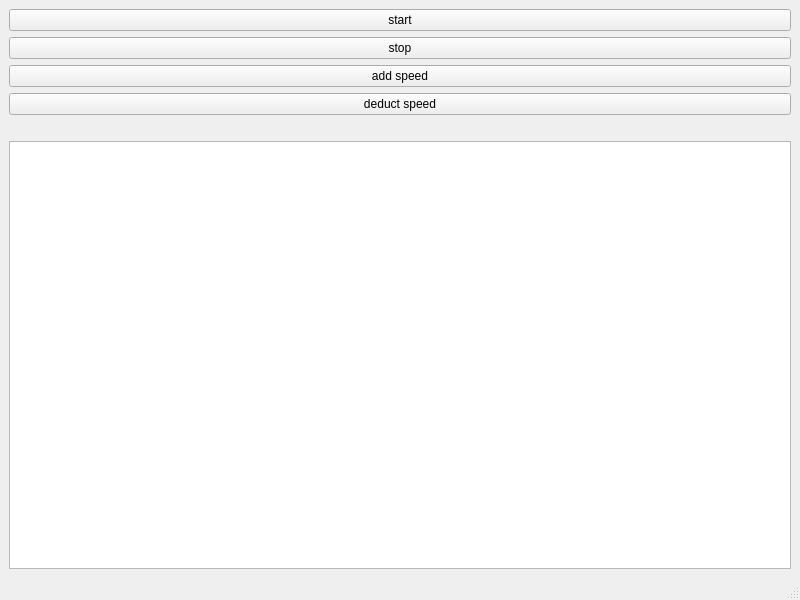
<?xml version="1.0" encoding="UTF-8"?>
<ui version="4.0">
 <class>MainWindow</class>
 <widget class="QMainWindow" name="MainWindow">
  <property name="enabled">
   <bool>true</bool>
  </property>
  <property name="geometry">
   <rect>
    <x>0</x>
    <y>0</y>
    <width>800</width>
    <height>600</height>
   </rect>
  </property>
  <property name="minimumSize">
   <size>
    <width>800</width>
    <height>600</height>
   </size>
  </property>
  <property name="maximumSize">
   <size>
    <width>800</width>
    <height>600</height>
   </size>
  </property>
  <property name="windowTitle">
   <string>Lab1-1</string>
  </property>
  <widget class="QWidget" name="centralwidget">
   <layout class="QGridLayout" name="gridLayout">
    <item row="2" column="0">
     <widget class="QPushButton" name="addSpeed">
      <property name="text">
       <string>add speed</string>
      </property>
     </widget>
    </item>
    <item row="1" column="0">
     <widget class="QPushButton" name="stopMoving">
      <property name="enabled">
       <bool>true</bool>
      </property>
      <property name="text">
       <string>stop</string>
      </property>
     </widget>
    </item>
    <item row="5" column="0">
     <widget class="QGraphicsView" name="graphicsView">
      <property name="verticalScrollBarPolicy">
       <enum>Qt::ScrollBarAlwaysOff</enum>
      </property>
      <property name="horizontalScrollBarPolicy">
       <enum>Qt::ScrollBarAsNeeded</enum>
      </property>
     </widget>
    </item>
    <item row="0" column="0">
     <widget class="QPushButton" name="startMoving">
      <property name="text">
       <string>start</string>
      </property>
     </widget>
    </item>
    <item row="3" column="0">
     <widget class="QPushButton" name="deductSpeed">
      <property name="text">
       <string>deduct speed</string>
      </property>
     </widget>
    </item>
    <item row="4" column="0">
     <widget class="QLabel" name="speed">
      <property name="text">
       <string/>
      </property>
      <property name="alignment">
       <set>Qt::AlignCenter</set>
      </property>
     </widget>
    </item>
   </layout>
  </widget>
  <widget class="QMenuBar" name="menubar">
   <property name="geometry">
    <rect>
     <x>0</x>
     <y>0</y>
     <width>800</width>
     <height>22</height>
    </rect>
   </property>
  </widget>
  <widget class="QStatusBar" name="statusbar"/>
 </widget>
 <resources/>
 <connections/>
</ui>
